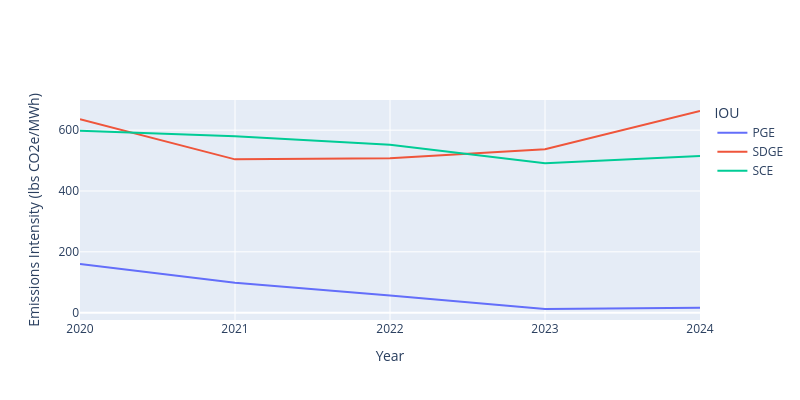

Notebook cell for this chart:
### Code cell
# Data collected from the power contents label data link above for the three main CA IOUs
# PG&E Greenhouse Gas Emissions Intensity (lbs CO2e/MWh)
data = {'Year': [2024, 2023, 2022, 2021, 2020],
        'PGE': [16, 12, 56, 98, 160],
        'SDGE': [663, 537, 508, 504, 636],
        'SCE': [515, 491, 552, 580, 598]}
df_co2 = pd.DataFrame(data)
df_co2

fig = go.Figure()
fig.add_trace(
    go.Scatter(
        x=df_co2['Year'],
        y=df_co2['PGE'],
        name='PGE',
        mode='lines',
    ),
)
fig.add_trace(
    go.Scatter(
        x=df_co2['Year'],
        y=df_co2['SDGE'],
        name='SDGE',
        mode='lines',
    ),
)
fig.add_trace(
    go.Scatter(
        x=df_co2['Year'],
        y=df_co2['SCE'],
        name='SCE',
        mode='lines',
    ),
)
fig.update_layout(
    yaxis_title='Emissions Intensity (lbs CO2e/MWh)',
    xaxis_title='Year',
    width=800,
    height=400,
    font=dict(size=12),
    xaxis=dict(tickvals=df_co2['Year']),
    legend={'title': 'IOU'},
    hovermode="x unified",
)
fig.update_traces(hovertemplate=None)
fig.show()

# Write figure
fig.write_image(os.path.join(data_dir, "emissions_intensity.png"), scale=5)
fig.write_html(os.path.join(data_dir, "emissions_intensity.html"), 
               include_plotlyjs='cdn',
               full_html=False,
               config={"responsive": True}
)

### Figure 1 — Plotly figure (JSON) as saved in the notebook; plotly's stock layout.template omitted (floating-point values rounded to 4 significant figures)
{"data": [{"mode": "lines", "name": "PGE", "type": "scatter", "x": [2024, 2023, 2022, 2021, 2020], "y": [16, 12, 56, 98, 160]}, {"mode": "lines", "name": "SDGE", "type": "scatter", "x": [2024, 2023, 2022, 2021, 2020], "y": [663, 537, 508, 504, 636]}, {"mode": "lines", "name": "SCE", "type": "scatter", "x": [2024, 2023, 2022, 2021, 2020], "y": [515, 491, 552, 580, 598]}], "layout": {"font": {"size": 12}, "height": 400, "hovermode": "x unified", "legend": {"title": {"text": "IOU"}}, "width": 800, "xaxis": {"tickvals": [2024, 2023, 2022, 2021, 2020], "title": {"text": "Year"}}, "yaxis": {"title": {"text": "Emissions Intensity (lbs CO2e/MWh)"}}}}
